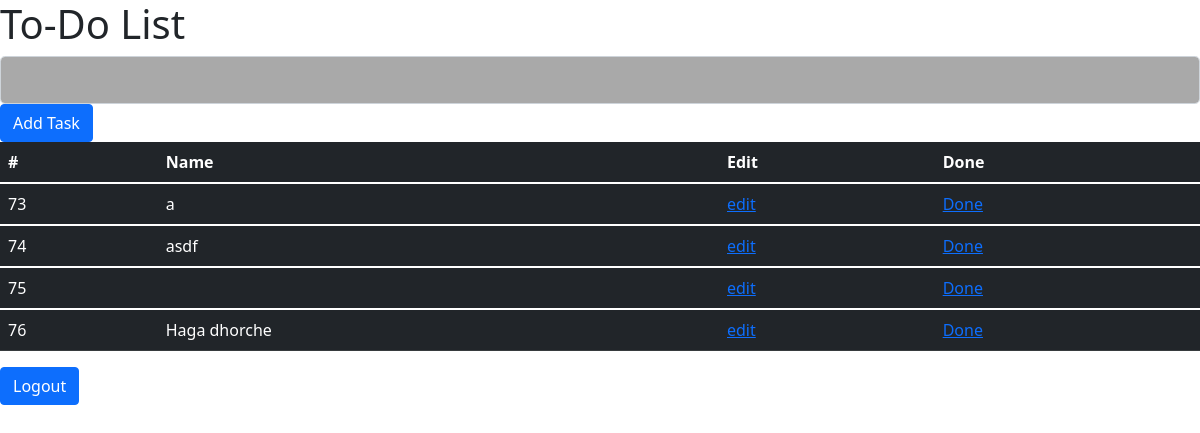
Before: /all_task/ (signed in) with the older database file.
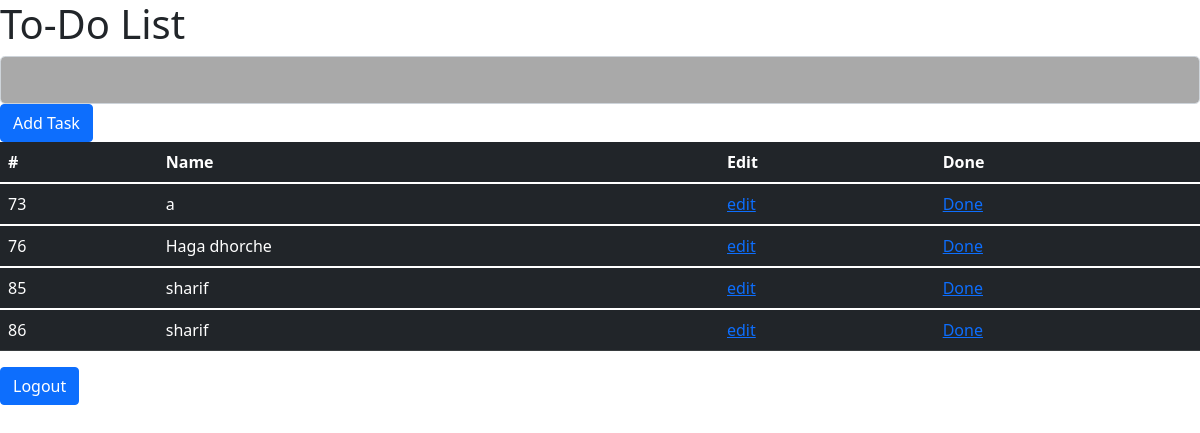
After: the same page with the newer database file.
### newapp/models.py (models this page shows, shortened)
class Task(models.Model):
    name=models.CharField(max_length=100)

### newapp/views.py (the view)
# urls.py: path('all_task/',views.all_task),
@login_required(login_url='/login/')
def all_task(request):
    task = Task.objects.all()
    context={
        'tasks': task
    }
    return render(request,'all_task.html',context)

### newapp/templates/all_task.html (shortened to what this page needs)
<!DOCTYPE html>
<html lang="en">
<head>
    <link href="https://cdn.jsdelivr.net/npm/bootstrap@5.1.3/dist/css/bootstrap.min.css" rel="stylesheet">
</head>
<body>
    <h1>To-Do List</h1>
    <form action="/add_task/" method="post">
        <div class="input-group input-group-lg">
            <input style="background-color: darkgray;" id="name" name="name" type="text" class="form-control" aria-label="Large" aria-describedby="inputGroup-sizing-sm">
          </div>
          <button type="submit" class="btn btn-primary">Add Task</button>
    </form>
    <table class="table table-dark">
        <thead>
            <tr>
              <th scope="col">#</th>
              <th scope="col">Name</th>
              <th>Edit</th>
              <th scope="col">Done</th>
            </tr>
        </thead>
        {% for task in tasks %}
        <tbody>
            <td> {{task.id}}</td>
            <td>{{task.name}}</td>
            <td><a href="/edit_task/{{task.id}}">edit</a> </td>
            <td><a href="/delete_task/{{task.id}}">Done</td>
        </tbody>
        {% endfor %}
    </table>
    <a href="/logout/" class="btn btn-primary">Logout</a>
</body>
</html>

Changed rows visible on the page:
removed Task: id "74", name "asdf"
removed Task: id "75"
added Task: id "85", name "sharif"
added Task: id "86", name "sharif"
